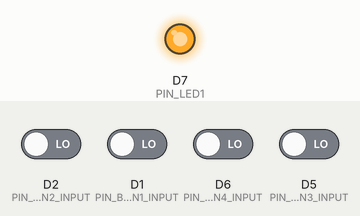
A program run on a simulated ESP8266 (NodeMCU). Parts: output pins drawn as LEDs (lit = HIGH). The test bench sets the inputs (shaded band); at power-on: D1 (PIN_BUTTON1_INPUT), D2 (PIN_BUTTON2_INPUT), D5 (PIN_BUTTON3_INPUT), D6 (PIN_BUTTON4_INPUT) LOW. WiFi joins after 1.5 s; servers stay silent unless stated; no MQTT or app messages arrive unless stated; what the program prints to the serial monitor is not drawn. At 1.6 s the program puts the board to deep sleep or switches it off; the recording ends there.

Above: at 0.1 s.
Timing chart, 0 to 1.6 s (numbered marks = the images above):
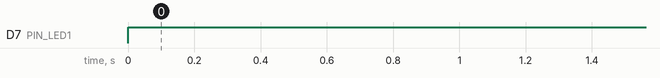

Measured:
- by itself, D7 (PIN_LED1): LOW → HIGH at 0.00 s

The program:

main.cpp
```cpp
#include <Debugger.h>
#include <Pins.h>
#include <Led/LedController.h>
#include <Button/ButtonController.h>
#include <Connection/WifiConnection.h>
#include <Connection/MqttConnection.h>

#include <ESP8266WiFi.h>
#include <PubSubClient.h>

WifiConnection wifiConnection;
MqttConnection mqttConnection;
LedController ledController;
ButtonController buttonController(mqttConnection);

void setup()
{
  Serial.begin(115200);

  buttonController.setup();
  ledController.setup();

  buttonController.readForShortPress();
  ledController.on();

  Debugger::info("");

  if(wifiConnection.connect())
  {
    Debugger::info("Wifi connected. IP: " + WiFi.localIP().toString());
  }
  else
  {
    Debugger::info("Wifi NOT connected");
    ledController.blinkSlow(5);
  }

  if(mqttConnection.connect())
  {
    Debugger::info("MQTT connected");
  }
  else
  {
    Debugger::info("MQTT NOT connected");
    ledController.blinkFast(10);
  }

  buttonController.readForLongPress();
  buttonController.publishValues();

  mqttConnection.disconnect();

  Debugger::info("All done. Going to sleep.");

  ESP.deepSleep(0);
  delay(100);
}

void loop()
{
}
```

Button.h
```cpp
#ifndef Button_h
#define Button_h

class Button
{
  public:
    Button(uint8_t pin, String id)
    : pin(pin), id(id)
    {}
    uint8_t pin;
    String id;
    bool shortPress = 0;
    bool longPress = 0;
};

#endif
```

ButtonController.cpp
```cpp
#include <Pins.h>
#include <Debugger.h>
#include <Secrets.h>
#include <Button/ButtonController.h>
#include <Button/Button.h>

Button buttons[4] = {
    Button(PIN_BUTTON1_INPUT, "Button1"),
    Button(PIN_BUTTON2_INPUT, "Button2"),
    Button(PIN_BUTTON3_INPUT, "Button3"),
    Button(PIN_BUTTON4_INPUT, "Button4")};

ButtonController::ButtonController(MqttConnection mqttConnection)
{
    _mqttConnection = mqttConnection;
}

void ButtonController::setup()
{
    for (auto &&button : buttons)
    {
        pinMode(button.pin, INPUT);
    }
}

void ButtonController::readForShortPress()
{
    for (auto &&button : buttons)
    {
        button.shortPress = readValue(button);
    }
}

void ButtonController::readForLongPress()
{
    for (auto &&button : buttons)
    {
        button.longPress = readValue(button);
    }
}

void ButtonController::publishValues()
{
    for (auto &&button : buttons)
    {
        if(button.longPress)
        {
            Debugger::info("Short press: " + String(button.pin));
           _mqttConnection.publish(MQTT_BASE_TOPIC + button.id + "/long", "true");
        }
        else if(button.shortPress)
        {
            Debugger::info("Short press: " + String(button.pin));
           _mqttConnection.publish(MQTT_BASE_TOPIC + button.id + "/short", "true");
        }
    }

    delay(5); // Add short delay, to ensure the values are really published
}

bool ButtonController::readValue(Button& button)
{
    return digitalRead(button.pin);
}
```

ButtonController.h
```cpp
#ifndef ButtonController_h
#define ButtonController_h

#include <Button/Button.h>
#include <Connection/MqttConnection.h>

class ButtonController
{
  public:
    ButtonController(MqttConnection mqttConnection);
    void setup();
    void readForShortPress();
    void readForLongPress();
    void publishValues();
  private:
    MqttConnection _mqttConnection;
    bool readValue(Button& button);
};

#endif
```

MqttConnection.cpp
```cpp
#include <Connection/MqttConnection.h>
#include <Secrets.h>
#include <Settings.h>
#include <Debugger.h>

#include <ESP8266WiFi.h>
#include <PubSubClient.h>

WiFiClient wifiClient;
PubSubClient client(wifiClient);

bool MqttConnection::connect() {
    client.setServer(MQTT_HOSTNAME, MQTT_PORT);

    int timeout = MQTT_CONNECT_TIMEOUT_MS;
    while (!client.connected()) {
        if (!client.connect(MQTT_CLIENT_ID)) {
            Debugger::info("MQTT Connection error: " + client.getWriteError());
            Debugger::info("MQTT Connection status: " + client.state());
            // TODO Handle if connection to mqtt not possible
            delay(500);

            if(timeout <= 0) {
                return false;
            }

            timeout =- 500;
        }
    }

    return true;
}

void MqttConnection::disconnect() {
    client.disconnect();
}

void MqttConnection::publish(String topic, String payload)
{
    Debugger::info("Publish payload '" + payload + "' to topic '" + topic + "'");
    client.publish(topic.c_str(), payload.c_str());
}
```

MqttConnection.h
```cpp
#ifndef MqttConnection_h
#define MqttConnection_h

#include <Arduino.h>

class MqttConnection
{
  public:
    bool connect();
    void disconnect();
    void publish(String topic, String payload);
};

#endif
```

WifiConnection.cpp
```cpp
#include <Connection/WifiConnection.h>
#include <Secrets.h>
#include <Settings.h>
#include <Debugger.h>

#include <ESP8266WiFi.h>

bool WifiConnection::connect() {
    // See file 'Secrets_dummy.h' for example values. Rename to 'Secrets.h' to use it.
    IPAddress ip;
    IPAddress dns;
    IPAddress gateway;
    IPAddress subnet;

    ip.fromString(WIFI_CLIENT_IP);
    dns.fromString(WIFI_DNS);
    gateway.fromString(WIFI_GATEWAY);
    subnet.fromString(WIFI_SUBNET);

    WiFi.config(ip, dns, gateway, subnet);
    WiFi.begin(WIFI_SSID, WIFI_PASS);

    int timeout = WIFI_CONNECT_TIMEOUT_MS;
    while (WiFi.status() != WL_CONNECTED) {
        delay(10);

        if(timeout <= 0) {
            return false;
        }

        timeout = timeout - 10;
    }

    return true;
}
```

WifiConnection.h
```cpp
#ifndef WifiConnection_h
#define WifiConnection_h

class WifiConnection
{
  public:
    bool connect();
};

#endif
```

Debugger.cpp
```cpp
#include <Debugger.h>
#include <Arduino.h>

void Debugger::info(String message)
{
    if (Serial)
    {
        Serial.println("INFO: " + message);
    }
}
```

Debugger.h
```cpp
#include <Arduino.h>

class Debugger
{
public:
    static void info(String message);
};
```

LedController.cpp
```cpp
#include <Led/LedController.h>
#include <Pins.h>
#include <Debugger.h>

void LedController::setup()
{
  pinMode(PIN_LED1, OUTPUT);
  off();
}

void LedController::on()
{
  digitalWrite(PIN_LED1, HIGH);
}

void LedController::off()
{
  digitalWrite(PIN_LED1, LOW);
}

void LedController::blinkFast(int times)
{
  blink(times, 100);
}

void LedController::blinkSlow(int times)
{
  blink(times, 250);
}

void LedController::blink(int times, int delayMs)
{
  off();

  for (int i = 0; i < times; i++)
  {
    on();
    delay(delayMs);
    off();
    delay(delayMs);
  }
}
```

LedController.h
```cpp
#include <map>
#include <string>
#include <Arduino.h>

#ifndef LedController_h
#define LedController_h

class LedController
{
public:
  void setup();
  void on();
  void off();
  void blinkFast(int times);
  void blinkSlow(int times);

private:
  void blink(int times, int delayMs);
};

#endif
```

Secrets_dummy.h
```cpp
// Rename this file to 'Secrets.h' and adjust the values below for your setup

#define WIFI_SSID "my-ssid"
#define WIFI_PASS "my-wifi-password"

#define WIFI_CLIENT_IP "192.168.1.200"
#define WIFI_GATEWAY "192.168.1.1"
#define WIFI_SUBNET "255.255.255.0"
#define WIFI_DNS "192.168.1.1"

#define MQTT_CLIENT_ID "multi-button-switch-battery-01"
#define MQTT_HOSTNAME "my-mqtt-broker"
#define MQTT_PORT 1883
#define MQTT_BASE_TOPIC "switch/multi-button/01/"
```

Pins.h
```cpp
#ifndef Pins_h
#define Pins_h

// Inputs
#define PIN_BUTTON1_INPUT D1 // GPIO 05
#define PIN_BUTTON2_INPUT D2 // GPIO 04
#define PIN_BUTTON3_INPUT D5 // GPIO 14
#define PIN_BUTTON4_INPUT D6 // GPIO 12

// Outputs
#define PIN_LED1 D7 // GPIO 13

#endif
```

Settings.h
```cpp
#ifndef Settings_h
#define Settings_h

#define WIFI_CONNECT_TIMEOUT_MS 5000
#define MQTT_CONNECT_TIMEOUT_MS 5000

#endif
```
